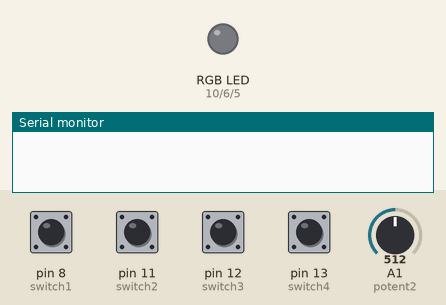
Simulated run of this sketch. Board: Arduino Uno, built with avr-gcc and run on an emulated ATmega328P. On the bench: an RGB LED mixed from three pins (HIGH = lit), the last lines printed to the serial monitor. Dashed ring = blinking. The inputs (shaded band) are chosen by the test bench; at power-on: pin 8 (switch1), pin 11 (switch2), pin 12 (switch3), pin 13 (switch4) HIGH, A1 (potent2) = 512. Dim RGB values are drawn brighter than linear.

Above: at 1.2 s.
1.3 s: pin 12 (switch3) pulled LOW for 0.15 s
At 1.36 s:
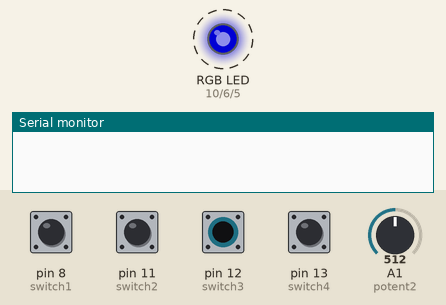
4.3 s: pin 8 (switch1) pulled LOW for 0.15 s
At 5.6 s:
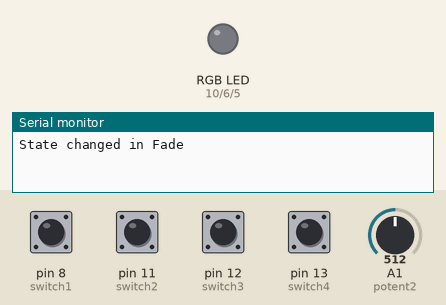
5.9 s: pin 13 (switch4) pulled LOW for 0.15 s
At 6.7 s:
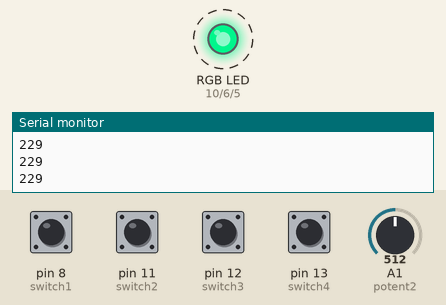
9.0 s: A1 (potent2) set to 716
12.0 s: A1 (potent2) set to 900
15.0 s: pin 11 (switch2) pulled LOW for 0.15 s
At 15.4 s:
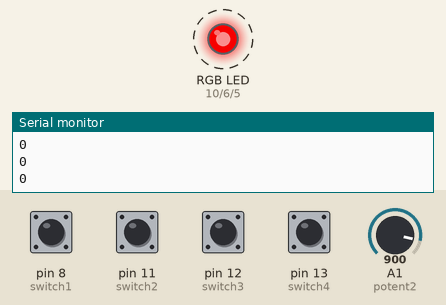
Timing chart, 0 to 19.1 s (numbered marks = the images above; inputs shaded):
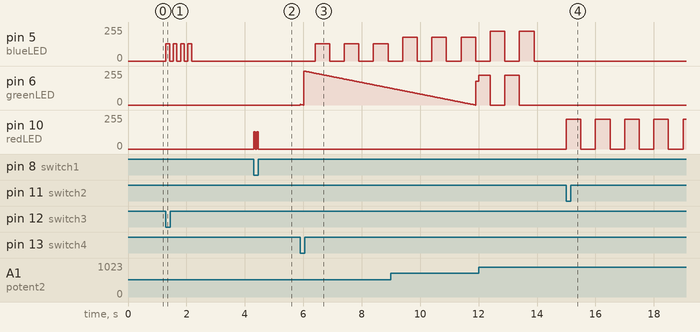

Measured:
- after the input at 1.3 s, pin 5 (blueLED): alternates 128/255 for 0.13 s and 0/255 for 0.13 s, 8 changes in all, then stays 0/255, starting at once
- after the input at 4.3 s, pin 10 (redLED): alternates 128/255 for 0.05 s and 0/255 for 0.05 s, 4 changes in all, then stays 0/255, starting at once
- after the input at 5.9 s, pin 5 (blueLED): alternates 128/255 for 0.50 s and 0/255 for 0.50 s, starting after 0.50 s
- after the input at 15.0 s, pin 10 (redLED): alternates 225/255 for 0.50 s and 0/255 for 0.50 s, starting at once

The sketch:

Design_Phase_01A_test1.ino
```cpp
#define switch1 8
#define switch2 11
#define switch3 12
#define switch4 13
#define potent1 A0
#define potent2 A1

#define redLED 10
#define greenLED 6
#define blueLED 5

#define butt1 4
#define butt2 3

unsigned long startMillis = millis();
unsigned long currMillis;
int currState; //Off: 0, On: 1, Diagnostic: 2, Run: 3, Sleep: 4
int prevState = 0;
int problems = 8;

bool insleep = false;
bool indiag = false;
bool blueTen = false;
bool redON = false;

void setup() {
  pinMode(switch1,INPUT_PULLUP);
  pinMode(switch2,INPUT_PULLUP);
  pinMode(switch3,INPUT_PULLUP);
  pinMode(switch4,INPUT_PULLUP);

  pinMode(redLED,OUTPUT);
  pinMode(greenLED,OUTPUT);
  pinMode(blueLED,OUTPUT);

  pinMode(butt1, INPUT_PULLUP);
  pinMode(butt2, INPUT_PULLUP);

  Serial.begin(9600);

  attachInterrupt(butt1, changeBlueTen, FALLING);
  attachInterrupt(butt2, change, FALLING);

}

void loop() {
  checkState();
  prevState = currState;

  if ((digitalRead(8) == 0) and (digitalRead(11) == 1) and (digitalRead(12) == 1) and (digitalRead(13) == 1)) {
    insleep = false;
    indiag = false;
    on();

  }else if ((digitalRead(8) == 1) and (digitalRead(11) == 0) and (digitalRead(12) == 1) and (digitalRead(13) == 1)) {
    insleep = false;
    diagnostic();
  }else if ((digitalRead(8) == 1) and (digitalRead(11) == 1) and (digitalRead(12) == 0) and (digitalRead(13) == 1)) {
    indiag = false;
    sleep();
  }else if ((digitalRead(8) == 1) and (digitalRead(11) == 1) and (digitalRead(12) == 1) and (digitalRead(13) == 0)) {
    insleep = false;
    indiag = false;
    // digitalWrite(9,LOW);
    // digitalWrite(5,LOW);
    // digitalWrite(6,HIGH);
    run();

  }else{
    insleep = false;
    indiag = false;
  }
}

void on()
{
  blink(10,10,analogRead(potent2)/4);
}

void blink(int pin, int f, int brightness)
{

  int del = 500 / f;
  analogWrite(pin,brightness);
  delay(del);
  digitalWrite(pin,0);
  delay(del);
}


void sleep()
{
  if (not insleep) {
    for (int i=0; i< 4; i++) {
      blink(blueLED, 4, analogRead(potent2)/4);
    }
    fade(blueLED, 1000, analogRead(potent2)/4);
    insleep = true;
  }
}

void checkState() {
  if ((digitalRead(8) == 0) and (digitalRead(11) == 1) and (digitalRead(12) == 1) and (digitalRead(13) == 1)) {
    currState = 1;
  }else if ((digitalRead(8) == 1) and (digitalRead(11) == 0) and (digitalRead(12) == 1) and (digitalRead(13) == 1)) {
    currState = 2;
  }else if ((digitalRead(8) == 1) and (digitalRead(11) == 1) and (digitalRead(12) == 0) and (digitalRead(13) == 1)) {
    currState = 3;
  }else if ((digitalRead(8) == 1) and (digitalRead(11) == 1) and (digitalRead(12) == 1) and (digitalRead(13) == 0)) {
    currState = 4;
  }else{
    currState = 0;
  }
}


void fade(int pin, int f, int b) {
  int s = -2; //speed of decay
  int del = f / (256 / abs(s));
  startMillis = millis();
  currMillis = startMillis;
  while (currMillis - startMillis <= f) {
    analogWrite(pin, b);
    b = b + s;
    delay(del);
    checkState();
    currMillis = millis();
    if (!(prevState == currState)) {
      Serial.println("State changed in Fade");
      analogWrite(pin, 0);
      break;
    }
  }
}

void diagnostic() {
  // startMillis = millis();
  // currMillis = startMillis;
  // while (currMillis - startMillis <= problems * 1000) {
  //   blink(10, 1, analogRead(potent2)/4);
  //   checkState();
  //   if (!(prevState == currState)) {
  //     Serial.println("State changed in Diagnostic Blink");
  //     analogWrite(10, 0);
  //     break;
  //   }
  // }
  if (not indiag){
    for(int i = 0; i < problems; i++){
      blink(10, 1, analogRead(potent2)/4);
    }
  }
  indiag = true;
}

void run(){
  startMillis = millis();
  currMillis = startMillis;
  int s = -2; //speed of decay in fade
  int b = 255; //custome bright somehow later
  while (currMillis-startMillis <= 8000) {
    if (blueTen) {
      if ((currMillis - startMillis) % 100 > 50){
        analogWrite(blueLED, analogRead(potent2)/4);
      }else{
        analogWrite(blueLED, 0);
      }
    }else{
      if ((currMillis - startMillis) % 1000 > 500){
        analogWrite(blueLED, analogRead(potent2)/4);
      }else{
        analogWrite(blueLED, 0);
      }
    }
    if(redON){
      analogWrite(redLED, analogRead(potent2)/4);
    }else{
      analogWrite(redLED, 0);
    }

  if ((currMillis - startMillis) < 6000) {
    // del = 6000 / (b / abs(s));
    // if ((currMillis - startMillis))
    // analogWrite(greenLED, )
    // if ()
    analogWrite(greenLED, (6000 - (currMillis - startMillis))/23);
    Serial.println((6000 - (currMillis - startMillis))/23);

  }else{
    if ((currMillis - startMillis) < 6500 or ((currMillis - startMillis) < 7500 and (currMillis - startMillis) > 7000)){
      analogWrite(greenLED, analogRead(potent2)/4);
    }else {
      analogWrite(greenLED, 0);
    }
  }

    currMillis = millis();
  }


}


void changeBlueTen() {
  blueTen = !blueTen;
}

void change(){
  if(blueTen){
    //analogWrite(redLED, analogRead(potent2)/4);
    redON = !redON;
  }else{
    redON = false;
  }
}
```
